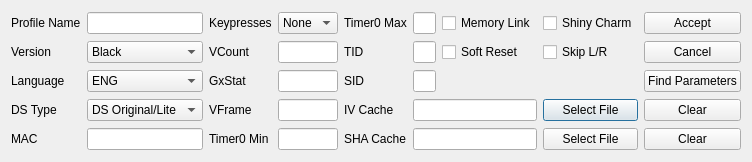
<?xml version="1.0" encoding="UTF-8"?>
<ui version="4.0">
 <class>ProfileEditor5</class>
 <widget class="QDialog" name="ProfileEditor5">
  <property name="geometry">
   <rect>
    <x>0</x>
    <y>0</y>
    <width>752</width>
    <height>162</height>
   </rect>
  </property>
  <property name="windowTitle">
   <string>Profile Editor Gen 5</string>
  </property>
  <layout class="QGridLayout" name="gridLayout">
   <item row="0" column="0">
    <widget class="QLabel" name="labelProfile">
     <property name="text">
      <string>Profile Name</string>
     </property>
    </widget>
   </item>
   <item row="0" column="1">
    <widget class="QLineEdit" name="lineEditProfile"/>
   </item>
   <item row="1" column="0">
    <widget class="QLabel" name="labelVersion">
     <property name="text">
      <string>Version</string>
     </property>
    </widget>
   </item>
   <item row="1" column="1">
    <widget class="ComboBox" name="comboBoxVersion">
     <item>
      <property name="text">
       <string>Black</string>
      </property>
     </item>
     <item>
      <property name="text">
       <string>White</string>
      </property>
     </item>
     <item>
      <property name="text">
       <string>Black 2</string>
      </property>
     </item>
     <item>
      <property name="text">
       <string>White 2</string>
      </property>
     </item>
    </widget>
   </item>
   <item row="2" column="0">
    <widget class="QLabel" name="labelLanguage">
     <property name="text">
      <string>Language</string>
     </property>
    </widget>
   </item>
   <item row="2" column="1">
    <widget class="ComboBox" name="comboBoxLanguage">
     <item>
      <property name="text">
       <string>ENG</string>
      </property>
     </item>
     <item>
      <property name="text">
       <string>SPA</string>
      </property>
     </item>
     <item>
      <property name="text">
       <string>FRE</string>
      </property>
     </item>
     <item>
      <property name="text">
       <string>ITA</string>
      </property>
     </item>
     <item>
      <property name="text">
       <string>DEU</string>
      </property>
     </item>
     <item>
      <property name="text">
       <string>JPN</string>
      </property>
     </item>
     <item>
      <property name="text">
       <string>KOR</string>
      </property>
     </item>
    </widget>
   </item>
   <item row="3" column="0">
    <widget class="QLabel" name="labelDSType">
     <property name="text">
      <string>DS Type</string>
     </property>
    </widget>
   </item>
   <item row="3" column="1">
    <widget class="ComboBox" name="comboBoxDSType">
     <item>
      <property name="text">
       <string>DS Original/Lite</string>
      </property>
     </item>
     <item>
      <property name="text">
       <string>DSi/DSi XL</string>
      </property>
     </item>
     <item>
      <property name="text">
       <string>3DS</string>
      </property>
     </item>
    </widget>
   </item>
   <item row="4" column="0">
    <widget class="QLabel" name="labelMAC">
     <property name="text">
      <string>MAC</string>
     </property>
    </widget>
   </item>
   <item row="4" column="1">
    <widget class="TextBox" name="textBoxMAC"/>
   </item>
   <item row="0" column="2">
    <widget class="QLabel" name="labelKeypresses">
     <property name="text">
      <string>Keypresses</string>
     </property>
    </widget>
   </item>
   <item row="0" column="3">
    <widget class="CheckList" name="comboBoxKeypresses">
     <item>
      <property name="text">
       <string>None</string>
      </property>
     </item>
     <item>
      <property name="text">
       <string notr="true">1</string>
      </property>
     </item>
     <item>
      <property name="text">
       <string notr="true">2</string>
      </property>
     </item>
     <item>
      <property name="text">
       <string notr="true">3</string>
      </property>
     </item>
     <item>
      <property name="text">
       <string notr="true">4</string>
      </property>
     </item>
     <item>
      <property name="text">
       <string notr="true">5</string>
      </property>
     </item>
     <item>
      <property name="text">
       <string notr="true">6</string>
      </property>
     </item>
     <item>
      <property name="text">
       <string notr="true">7</string>
      </property>
     </item>
     <item>
      <property name="text">
       <string notr="true">8</string>
      </property>
     </item>
    </widget>
   </item>
   <item row="1" column="2">
    <widget class="QLabel" name="labelVCount">
     <property name="text">
      <string>VCount</string>
     </property>
    </widget>
   </item>
   <item row="1" column="3">
    <widget class="TextBox" name="textBoxVCount"/>
   </item>
   <item row="2" column="2">
    <widget class="QLabel" name="labelGxStat">
     <property name="text">
      <string>GxStat</string>
     </property>
    </widget>
   </item>
   <item row="2" column="3">
    <widget class="TextBox" name="textBoxGxStat"/>
   </item>
   <item row="3" column="2">
    <widget class="QLabel" name="labelVFrame">
     <property name="text">
      <string>VFrame</string>
     </property>
    </widget>
   </item>
   <item row="3" column="3">
    <widget class="TextBox" name="textBoxVFrame"/>
   </item>
   <item row="4" column="2">
    <widget class="QLabel" name="labelTimer0Min">
     <property name="text">
      <string>Timer0 Min</string>
     </property>
    </widget>
   </item>
   <item row="4" column="3">
    <widget class="TextBox" name="textBoxTimer0Min"/>
   </item>
   <item row="0" column="4">
    <widget class="QLabel" name="labelTimer0Max">
     <property name="text">
      <string>Timer0 Max</string>
     </property>
    </widget>
   </item>
   <item row="0" column="5">
    <widget class="TextBox" name="textBoxTimer0Max"/>
   </item>
   <item row="1" column="4">
    <widget class="QLabel" name="labelTID">
     <property name="text">
      <string>TID</string>
     </property>
    </widget>
   </item>
   <item row="1" column="5">
    <widget class="TextBox" name="textBoxTID"/>
   </item>
   <item row="2" column="4">
    <widget class="QLabel" name="labelSID">
     <property name="text">
      <string>SID</string>
     </property>
    </widget>
   </item>
   <item row="2" column="5">
    <widget class="TextBox" name="textBoxSID"/>
   </item>
   <item row="3" column="4">
    <widget class="QLabel" name="labelIVCache">
     <property name="text">
      <string>IV Cache</string>
     </property>
    </widget>
   </item>
   <item row="3" column="5" colspan="2">
    <widget class="QLineEdit" name="lineEditIVCache">
     <property name="readOnly">
      <bool>true</bool>
     </property>
    </widget>
   </item>
   <item row="3" column="7">
    <widget class="QPushButton" name="pushButtonSelectIVCache">
     <property name="text">
      <string>Select File</string>
     </property>
    </widget>
   </item>
   <item row="3" column="8">
    <widget class="QPushButton" name="pushButtonClearIVCache">
     <property name="text">
      <string>Clear</string>
     </property>
    </widget>
   </item>
   <item row="4" column="4">
    <widget class="QLabel" name="labelSHACache">
     <property name="text">
      <string>SHA Cache</string>
     </property>
    </widget>
   </item>
   <item row="4" column="5" colspan="2">
    <widget class="QLineEdit" name="lineEditSHACache">
     <property name="readOnly">
      <bool>true</bool>
     </property>
    </widget>
   </item>
   <item row="4" column="7">
    <widget class="QPushButton" name="pushButtonSelectSHACache">
     <property name="text">
      <string>Select File</string>
     </property>
    </widget>
   </item>
   <item row="4" column="8">
    <widget class="QPushButton" name="pushButtonClearSHACache">
     <property name="text">
      <string>Clear</string>
     </property>
    </widget>
   </item>
   <item row="0" column="6">
    <widget class="QCheckBox" name="checkBoxMemoryLink">
     <property name="text">
      <string>Memory Link</string>
     </property>
    </widget>
   </item>
   <item row="1" column="6">
    <widget class="QCheckBox" name="checkBoxSoftReset">
     <property name="text">
      <string>Soft Reset</string>
     </property>
    </widget>
   </item>
   <item row="0" column="7">
    <widget class="QCheckBox" name="checkBoxShinyCharm">
     <property name="text">
      <string>Shiny Charm</string>
     </property>
    </widget>
   </item>
   <item row="1" column="7">
    <widget class="QCheckBox" name="checkBoxSkipLR">
     <property name="text">
      <string>Skip L/R</string>
     </property>
    </widget>
   </item>
   <item row="0" column="8">
    <widget class="QPushButton" name="pushButtonAccept">
     <property name="text">
      <string>Accept</string>
     </property>
    </widget>
   </item>
   <item row="1" column="8">
    <widget class="QPushButton" name="pushButtonCancel">
     <property name="text">
      <string>Cancel</string>
     </property>
    </widget>
   </item>
   <item row="2" column="8">
    <widget class="QPushButton" name="pushButtonFindParameters">
     <property name="text">
      <string>Find Parameters</string>
     </property>
    </widget>
   </item>
  </layout>
 </widget>
 <customwidgets>
  <customwidget>
   <class>TextBox</class>
   <extends>QLineEdit</extends>
   <header>Form/Controls/TextBox.hpp</header>
  </customwidget>
  <customwidget>
   <class>ComboBox</class>
   <extends>QComboBox</extends>
   <header>Form/Controls/ComboBox.hpp</header>
  </customwidget>
  <customwidget>
   <class>CheckList</class>
   <extends>QComboBox</extends>
   <header>Form/Controls/CheckList.hpp</header>
  </customwidget>
 </customwidgets>
 <tabstops>
  <tabstop>lineEditProfile</tabstop>
  <tabstop>comboBoxVersion</tabstop>
  <tabstop>comboBoxLanguage</tabstop>
  <tabstop>comboBoxDSType</tabstop>
  <tabstop>textBoxMAC</tabstop>
  <tabstop>comboBoxKeypresses</tabstop>
  <tabstop>textBoxVCount</tabstop>
  <tabstop>textBoxGxStat</tabstop>
  <tabstop>textBoxVFrame</tabstop>
  <tabstop>textBoxTimer0Min</tabstop>
  <tabstop>textBoxTimer0Max</tabstop>
  <tabstop>textBoxTID</tabstop>
  <tabstop>textBoxSID</tabstop>
  <tabstop>lineEditIVCache</tabstop>
  <tabstop>pushButtonSelectIVCache</tabstop>
  <tabstop>pushButtonClearIVCache</tabstop>
  <tabstop>lineEditSHACache</tabstop>
  <tabstop>pushButtonSelectSHACache</tabstop>
  <tabstop>pushButtonClearSHACache</tabstop>
  <tabstop>checkBoxMemoryLink</tabstop>
  <tabstop>checkBoxSoftReset</tabstop>
  <tabstop>checkBoxShinyCharm</tabstop>
  <tabstop>checkBoxSkipLR</tabstop>
  <tabstop>pushButtonAccept</tabstop>
  <tabstop>pushButtonCancel</tabstop>
  <tabstop>pushButtonFindParameters</tabstop>
 </tabstops>
 <resources/>
 <connections/>
</ui>
